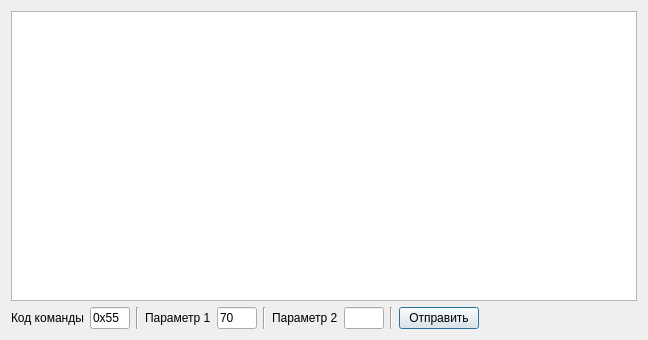
<?xml version="1.0" encoding="UTF-8"?>
<ui version="4.0">
 <class>DebugWindow</class>
 <widget class="QDialog" name="DebugWindow">
  <property name="geometry">
   <rect>
    <x>0</x>
    <y>0</y>
    <width>648</width>
    <height>340</height>
   </rect>
  </property>
  <property name="windowTitle">
   <string>Dialog</string>
  </property>
  <layout class="QVBoxLayout" name="verticalLayout">
   <item>
    <widget class="QPlainTextEdit" name="plainTextEdit">
     <property name="sizePolicy">
      <sizepolicy hsizetype="MinimumExpanding" vsizetype="MinimumExpanding">
       <horstretch>0</horstretch>
       <verstretch>0</verstretch>
      </sizepolicy>
     </property>
    </widget>
   </item>
   <item>
    <layout class="QHBoxLayout" name="horizontalLayout">
     <item>
      <widget class="QLabel" name="label">
       <property name="text">
        <string>Код команды</string>
       </property>
      </widget>
     </item>
     <item>
      <widget class="QLineEdit" name="inputCommand">
       <property name="sizePolicy">
        <sizepolicy hsizetype="Fixed" vsizetype="Fixed">
         <horstretch>0</horstretch>
         <verstretch>0</verstretch>
        </sizepolicy>
       </property>
       <property name="minimumSize">
        <size>
         <width>40</width>
         <height>0</height>
        </size>
       </property>
       <property name="maximumSize">
        <size>
         <width>40</width>
         <height>16777215</height>
        </size>
       </property>
       <property name="text">
        <string notr="true">0x55</string>
       </property>
      </widget>
     </item>
     <item>
      <widget class="Line" name="line">
       <property name="orientation">
        <enum>Qt::Vertical</enum>
       </property>
      </widget>
     </item>
     <item>
      <widget class="QLabel" name="label_2">
       <property name="text">
        <string>Параметр 1</string>
       </property>
      </widget>
     </item>
     <item>
      <widget class="QLineEdit" name="inputParam_1">
       <property name="minimumSize">
        <size>
         <width>40</width>
         <height>0</height>
        </size>
       </property>
       <property name="maximumSize">
        <size>
         <width>40</width>
         <height>16777215</height>
        </size>
       </property>
       <property name="text">
        <string>70</string>
       </property>
      </widget>
     </item>
     <item>
      <widget class="Line" name="line_2">
       <property name="orientation">
        <enum>Qt::Vertical</enum>
       </property>
      </widget>
     </item>
     <item>
      <widget class="QLabel" name="label_3">
       <property name="text">
        <string>Параметр 2</string>
       </property>
      </widget>
     </item>
     <item>
      <widget class="QLineEdit" name="inputParam_2">
       <property name="minimumSize">
        <size>
         <width>40</width>
         <height>0</height>
        </size>
       </property>
       <property name="maximumSize">
        <size>
         <width>40</width>
         <height>16777215</height>
        </size>
       </property>
      </widget>
     </item>
     <item>
      <widget class="Line" name="line_3">
       <property name="orientation">
        <enum>Qt::Vertical</enum>
       </property>
      </widget>
     </item>
     <item>
      <widget class="QPushButton" name="btnSend">
       <property name="minimumSize">
        <size>
         <width>75</width>
         <height>0</height>
        </size>
       </property>
       <property name="maximumSize">
        <size>
         <width>80</width>
         <height>16777215</height>
        </size>
       </property>
       <property name="text">
        <string>Отправить</string>
       </property>
      </widget>
     </item>
     <item>
      <spacer name="horizontalSpacer">
       <property name="orientation">
        <enum>Qt::Horizontal</enum>
       </property>
       <property name="sizeHint" stdset="0">
        <size>
         <width>40</width>
         <height>20</height>
        </size>
       </property>
      </spacer>
     </item>
    </layout>
   </item>
  </layout>
 </widget>
 <resources/>
 <connections/>
</ui>
